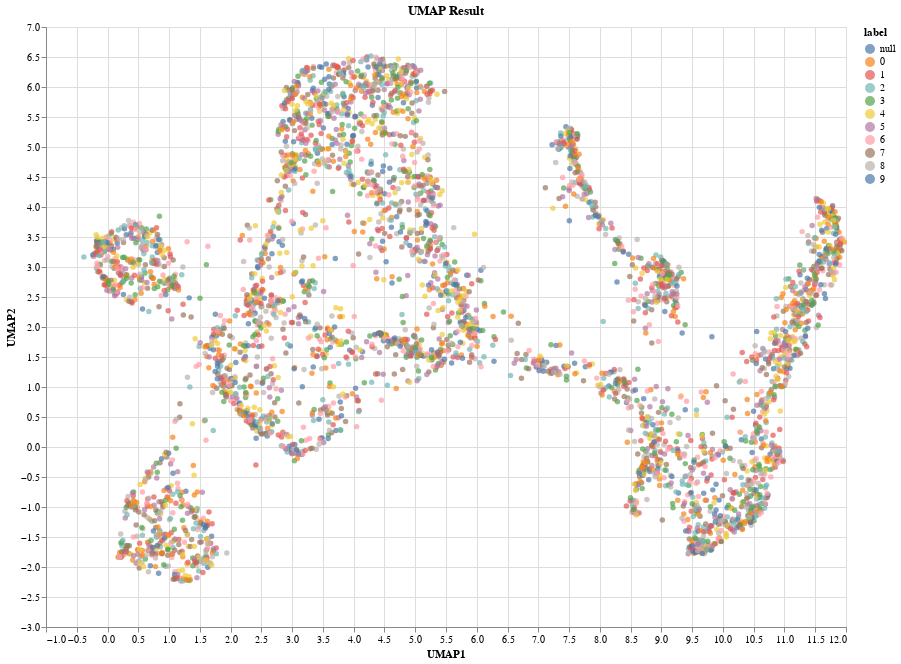

Notebook code cell kept with this figure:
### Code cell
# UMAP random_state=42, n_neighbors=50, min_dist=0.5
import umap
reducer_5005 = umap.UMAP(random_state=42, n_neighbors=50, min_dist=0.1)

start_time = time.time()
umap_result = reducer_5005.fit_transform(data_standard)
end_time = time.time()
print(f"Time taken: {end_time - start_time:.4f} seconds")

df_umap_result = pd.DataFrame(umap_result, columns=['UMAP1', 'UMAP2'])
df_umap_result['label'] = labels[:]

scatter_umap = alt.Chart(df_umap_result).mark_circle(size=30).encode(
    x='UMAP1',
    y='UMAP2',
    tooltip=['UMAP1', 'UMAP2', 'label'],
    color = 'label:N'
).properties(
    title='UMAP Result',
    width=800,
    height=600
)

scatter_umap

### Figure 1 — Vega-Lite specification as saved in the notebook (floating-point values rounded to 4 significant figures; data arrays with more than 128 entries replaced by an {"elided": "..."} marker saying what was removed)
{"config": {"view": {"continuousWidth": 300, "continuousHeight": 300}}, "data": {"name": "data-94ed169969c02a342a27e3e1bd91e991"}, "mark": {"type": "circle", "size": 30}, "encoding": {"color": {"field": "label", "type": "nominal"}, "tooltip": [{"field": "UMAP1", "type": "quantitative"}, {"field": "UMAP2", "type": "quantitative"}, {"field": "label", "type": "quantitative"}], "x": {"field": "UMAP1", "type": "quantitative"}, "y": {"field": "UMAP2", "type": "quantitative"}}, "height": 600, "title": "UMAP Result", "width": 800, "$schema": "https://vega.github.io/schema/vega-lite/v5.20.1.json", "datasets": {"data-94ed169969c02a342a27e3e1bd91e991": {"elided": "4000 records"}}}
